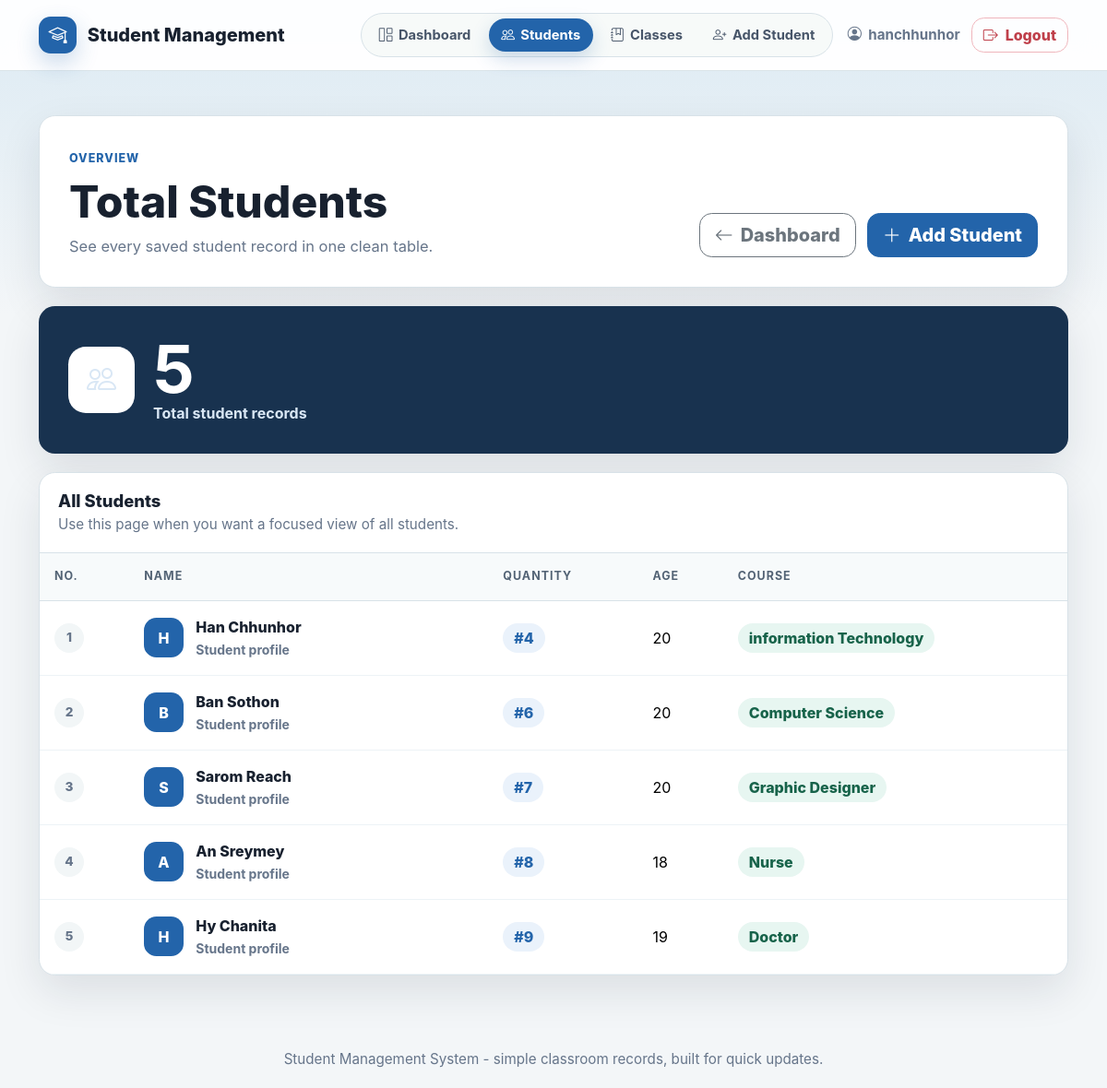
The app's page /total-students/ (signed in) with its own data.
### students/models.py (models this page shows, shortened)
class Student(models.Model):
    name = models.CharField(max_length=100)
    age = models.IntegerField()
    course = models.CharField(max_length=100)

### students/views.py (the view)
# urls.py: path('total-students/', views.total_students, name='total_students'),
@login_required(login_url='students:login')
def total_students(request):
    students = Student.objects.all()
    return render(request, 'students/total_students.html', {
        'students': students,
        'student_count': students.count(),
    })

### students/templates/students/total_students.html (shortened to what this page needs)
{% extends 'students/base.html' %}
{% block content %}
<div class="page-heading">
  <div>
    <span class="eyebrow">Overview</span>
    <h1>Total Students</h1>
    <p>See every saved student record in one clean table.</p>
  </div>
  <div class="page-actions">
    <a href="{% url 'students:student_list' %}" class="btn btn-outline-secondary btn-lg">
      <i class="bi bi-arrow-left me-2"></i>Dashboard
    </a>
    <a href="{% url 'students:add_student' %}" class="btn btn-primary btn-lg">
      <i class="bi bi-plus-lg me-2"></i>Add Student
    </a>
  </div>
</div>
<div class="metric-hero">
  <span class="metric-icon"><i class="bi bi-people"></i></span>
  <div>
    <strong>{{ student_count }}</strong>
    <span>Total student records</span>
  </div>
</div>
<div class="card app-card">
  <div class="section-header">
    <div>
      <h2>All Students</h2>
      <p>Use this page when you want a focused view of all students.</p>
    </div>
  </div>
  <div class="table-responsive">
    <table class="table student-table align-middle mb-0">
      <thead>
        <tr>
          <th scope="col">No.</th>
          <th scope="col">Name</th>
          <th scope="col">Quantity</th>
          <th scope="col">Age</th>
          <th scope="col">Course</th>
        </tr>
      </thead>
      <tbody>
        {% for student in students %}
        <tr>
          <td><span class="row-number">{{ forloop.counter }}</span></td>
          <td>
            <div class="student-identity">
              <span class="avatar">{{ student.name|first|upper }}</span>
              <div>
                <div class="student-name">{{ student.name }}</div>
                <small>Student profile</small>
              </div>
            </div>
          </td>
          <td><span class="id-pill">#{{ student.id }}</span></td>
          <td>{{ student.age }}</td>
          <td><span class="course-pill">{{ student.course }}</span></td>
        </tr>
        {% endfor %}
      </tbody>
    </table>
  </div>
</div>
{% endblock %}

### students/templates/students/base.html (shortened to what this page needs)
{% load static %}
<!doctype html>
<html lang="en">
  <head>
    <link
      href="https://cdn.jsdelivr.net/npm/bootstrap@5.3.3/dist/css/bootstrap.min.css"
      rel="stylesheet"
    />
    <link
      href="https://cdn.jsdelivr.net/npm/bootstrap-icons@1.10.0/font/bootstrap-icons.css"
      rel="stylesheet"
    />
    <link rel="stylesheet" href="{% static 'students/css/style.css' %}" />
  </head>
  <body>
    <div class="app-shell min-vh-100 d-flex flex-column">
      <header class="app-header">
        <nav class="navbar navbar-expand-lg">
          <div class="container">
            <a class="navbar-brand" href="{% url 'students:student_list' %}">
              <span class="brand-mark"><i class="bi bi-mortarboard"></i></span>
              <span>Student Management</span>
            </a>
            <div class="nav-links">
              <a
                href="{% url 'students:student_list' %}"
                class="{% if request.resolver_match.url_name == 'student_list' %}active{% endif %}"
              >
                <i class="bi bi-grid-1x2"></i> Dashboard
              </a>
              <a
                href="{% url 'students:total_students' %}"
                class="{% if request.resolver_match.url_name == 'total_students' %}active{% endif %}"
              >
                <i class="bi bi-people"></i> Students
              </a>
              <a
                href="{% url 'students:class_records' %}"
                class="{% if request.resolver_match.url_name == 'class_records' %}active{% endif %}"
              >
                <i class="bi bi-journal-bookmark"></i> Classes
              </a>
              <a
                href="{% url 'students:add_student' %}"
                class="{% if request.resolver_match.url_name == 'add_student' %}active{% endif %}"
              >
                <i class="bi bi-person-plus"></i> Add Student
              </a>
            </div>
            <div class="header-actions">
              {% if user.is_authenticated %}
              <span class="signed-in">
                <i class="bi bi-person-circle"></i>
                {{ user.username }}
              </span>
              <a href="{% url 'students:logout' %}" class="btn btn-outline-danger">
                <i class="bi bi-box-arrow-right me-2"></i>Logout
              </a>
              {% else %}
              <a href="{% url 'students:login' %}" class="btn btn-primary">
                <i class="bi bi-box-arrow-in-right me-2"></i>Login
              </a>
              {% endif %}
            </div>
          </div>
        </nav>
      </header>
      <main class="flex-fill">
        <div class="container app-main">
          {% block content %}{% endblock %}
        </div>
      </main>
      <footer class="app-footer">
        <div class="container">
          Student Management System - simple classroom records, built for quick updates.
        </div>
      </footer>
    </div>
  </body>
</html>

### records on screen
Student: name|first "H", name "Han Chhunhor", id "4", age "20", course "information Technology"
Student: name|first "B", name "Ban Sothon", id "6", age "20", course "Computer Science"
Student: name|first "S", name "Sarom Reach", id "7", age "20", course "Graphic Designer"
Student: name|first "A", name "An Sreymey", id "8", age "18", course "Nurse"
Student: name|first "H", name "Hy Chanita", id "9", age "19", course "Doctor"

### other values on screen
{{ user.username }} "hanchhunhor"
{{ student_count }} "5"
